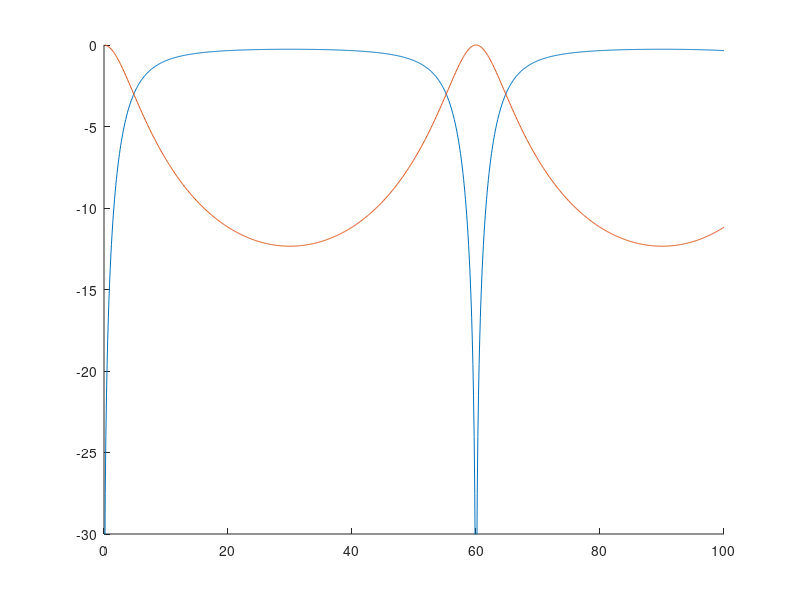

The MATLAB script that drew this image:
close all; clear; clc;

Ns = 1000;
MHz = 1E6;
cm = 1E-2;
mm = 1E-3;
eta0 = 120*pi;
c0 = 3E8;

L = 250*cm;
h = 3*cm;
a = 1*mm;
Z0 = 50;

freq_min = 0.1*MHz;
freq_max = 100*MHz;
freq = linspace(freq_min, freq_max, Ns);
lambda = c0./freq;
Zc = (1.0/pi)*eta0*acosh(h/(2.0*a));

j = sqrt(-1);
beta_l = 2*pi*L./lambda;
Gamma_s = (Zc-Z0)./(Zc+Z0);
Gamma_l = (Z0-Zc)./(Z0+Zc);
Gamma_0 = Gamma_l*exp(-j*2*beta_l);
S11 = (Gamma_s+Gamma_0)./(1+Gamma_s*Gamma_0);
S21 = (1+Gamma_s).*(1+Gamma_l).*exp(j*beta_l)./(1+Gamma_s*Gamma_0);

figure()
hold on
plot(freq/MHz,20*log10(abs(S11)))
plot(freq/MHz,20*log10(abs(S21)))
hold off
ylim([-30 0])